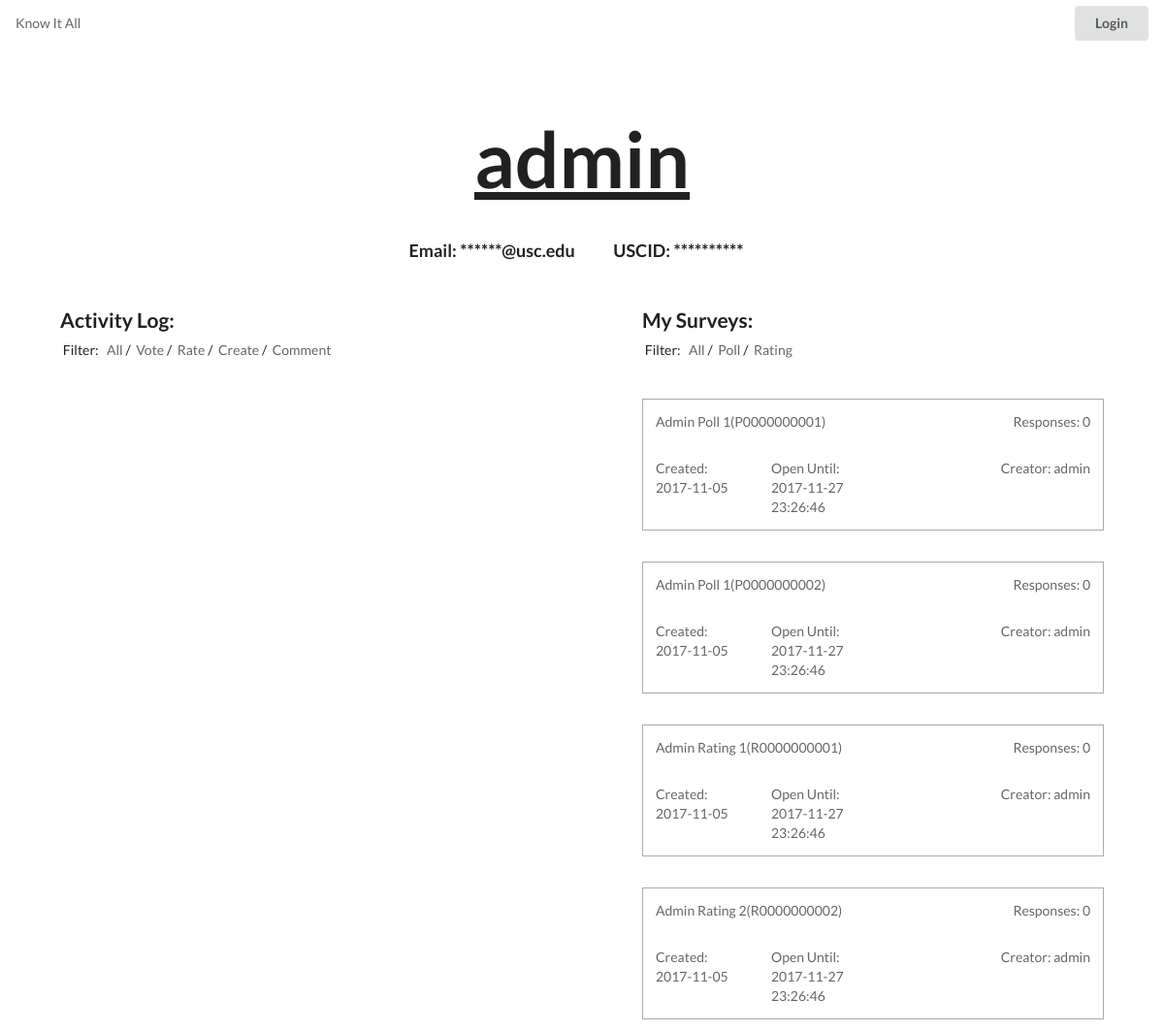
Page /www/knowitall/user.php?id=9999999999 on the committed database.
### tables this page shows
CREATE TABLE `user` (
  `user_id` varchar(45) NOT NULL,
  `usc_email` varchar(45) NOT NULL,
  `usc_id` varchar(45) NOT NULL,
  `password` varchar(100) NOT NULL,
  `user_name` varchar(45) NOT NULL
);

CREATE TABLE `survey` (
  `survey_id` varchar(45) NOT NULL,
  `survey_title` varchar(1000) NOT NULL,
  `user_id` varchar(45) NOT NULL,
  `rating_average` double NOT NULL,
  `create_time` varchar(45) DEFAULT NULL,
  `survey_tags` varchar(1000) NOT NULL,
  `voter_number` int(45) NOT NULL,
  `close_time` timestamp NOT NULL DEFAULT CURRENT_TIMESTAMP ON UPDATE CURRENT_TIMESTAMP
);

### www/knowitall/result-card.php (the view)
<li class="surveylink custom-pad-hor custom-pad-top">
	<a href="survey.php?id=<?php echo $srow['survey_id']; ?>">
	  <div class="ui grid">
	    <div class="twelve wide column"><?php echo $srow['survey_title']; ?>(<?php echo $srow['survey_id']; ?>)</div>
	    <div class="four wide column"><span class="float-right">Responses: <?php echo $srow['voter_number'] ?></span></div>
	    <div class="four wide column">Created: <?php echo $srow['create_time'] ?></div>
	    <div class="four wide column">Open Until: <?php echo $srow['close_time'] ?></div>
	    <div class="eight wide column"><span class="float-right">Creator: <?php echo $urow['user_name'] ?></span></div>
	  </div>
	</a>
</li>

### www/knowitall/user.php (shortened to what this page needs)
<?php
  include("database-connector.php");
  $uscid = "-99";
  if(isset($_GET['id'])){
    $uscid = $_GET['id'];
  }else{
    header("Location: login.php");
  }
  $sql = $conn->prepare("SELECT * FROM user WHERE user_id = ?;");
  $sql->bind_param('s', $uscid);
  $sql->execute();
  $ans = $sql->get_result();
  $urow = $ans->fetch_assoc();
?>
<!DOCTYPE html>
<html lang="en">
  <head>
    <?php include("all-css.php");?>
  </head>
  <body>
    <?php include("small-header.php") ?>
    <h1 class="custom-pad-hor"><u><?php echo $urow['user_name']; ?></u></h1>
    <h3 class="custom-pad-hor custom-pad-vert master-center">
      <span class="custom-margin-vert-small custom-margin-hor-tiny">Email:
        <?php
          if(isset($_SESSION['id']) && strcmp($uscid, $user) == 0){
            echo $urow['usc_email'];
          }else{
            echo "******@usc.edu";
          }
        ?>
       </span>
      <span class="custom-margin-vert-small custom-margin-hor-tiny">USCID:
        <?php
          if(isset($_SESSION['id']) && strcmp($uscid, $user) == 0){
            echo $urow['usc_id'];
          }else{
            echo "**********";
          }
        ?>
      </span><br>
    </h3>
    <div class="ui grid">
      <div class="equal width row">
        <ul class="column">
          <li class="row header custom-pad-hor"><h4>Activity Log:</h4></li>
          <li class="row header custom-pad-hor custom-pad-vert-small">
            <span class="custom-pad-hor-space">Filter:</span>
            <?php
              $filter2 = "";
            ?>
            <a class="disinline custom-pad-hor-space" href="user.php?id=<?php echo $uscid; echo "&filter2=".$filter2?>">All</a>/
            <a class="disinline custom-pad-hor-space" href="user.php?id=<?php echo $uscid; echo "&filter2=".$filter2?>&filter1=vote">Vote</a>/
            <a class="disinline custom-pad-hor-space" href="user.php?id=<?php echo $uscid; echo "&filter2=".$filter2?>&filter1=rate">Rate</a>/
            <a class="disinline custom-pad-hor-space" href="user.php?id=<?php echo $uscid; echo "&filter2=".$filter2?>&filter1=create">Create</a>/
            <a class="disinline custom-pad-hor-space" href="user.php?id=<?php echo $uscid; echo "&filter2=".$filter2?>&filter1=comment">Comment</a>
          </li>
        </ul>
        <ul class="column">
          <li class="row header custom-pad-hor"><h4>My Surveys:</h4></li>
          <li class="row header custom-pad-hor custom-pad-vert-small">
            <span class="custom-pad-hor-space">Filter:</span>
            <?php
              $filter1 = "";
            ?>
            <a class="disinline custom-pad-hor-space" href="user.php?id=<?php echo $uscid; echo "&filter1=".$filter1?>">All</a>/
            <a class="disinline custom-pad-hor-space" href="user.php?id=<?php echo $uscid; echo "&filter1=".$filter1?>&filter2=poll">Poll</a>/
            <a class="disinline custom-pad-hor-space" href="user.php?id=<?php echo $uscid; echo "&filter1=".$filter1?>&filter2=rating">Rating</a>
          <?php
            if(!empty($_GET['filter2'])){
              if(strcmp($_GET['filter2'], "poll") == 0){
                $sql = $conn->prepare("SELECT * FROM survey WHERE user_id = ? AND survey_id LIKE \"P%\";");
                $sql->bind_param('s', $uscid);
                $sql->execute();
                $ans2 = $sql->get_result();
              }else if(strcmp($_GET['filter2'], "rating") == 0){
                $sql = $conn->prepare("SELECT * FROM survey WHERE user_id = ? AND survey_id LIKE \"R%\";");
                $sql->bind_param('s', $uscid);
                $sql->execute();
                $ans2 = $sql->get_result();
              }else{
                $sql = $conn->prepare("SELECT * FROM survey WHERE user_id = ?;");
                $sql->bind_param('s', $uscid);
                $sql->execute();
                $ans2 = $sql->get_result();
              }
            }else{
              $sql = $conn->prepare("SELECT * FROM survey WHERE user_id = ?;");
              $sql->bind_param('s', $uscid);
              $sql->execute();
              $ans2 = $sql->get_result();
            }
            for($i = 0; $i < $ans2->num_rows; $i++){
              $srow = $ans2->fetch_assoc();
              include('result-card.php');
            }
          ?>
        </ul>
      </div>
    </div>
  </body>
</html>

### www/knowitall/style.css (style rules this page uses)
h1, h2 { margin: 0 auto; text-align: center; }
h1 { font-size: 10vh; padding-top: 8vh; }
h4 { font-size: 1.5rem !important; }
ul { list-style: none; padding: 0; margin: 14px }
a:not(.signup-link) { display: block; }
a { color: rgba(0, 0, 0, 0.6) }
.float-right { float: right }
.master-center { margin: 0 auto !important; text-align: center !important; }
.disinline { display: inline !important; }
.custom-pad-hor-space { padding: 0 0.2em !important; }
.custom-pad-hor { padding-left: 4vw !important; padding-right: 4vw !important; }
.custom-pad-vert-small { padding-top: 1vh !important; padding-bottom: 1vh !important; }
.custom-pad-vert { padding-top: 4vh !important; padding-bottom: 4vh !important; }
.custom-pad-top { padding-top: 4vh !important; }
.custom-margin-hor-tiny { margin-left: 1vw !important; margin-right: 2vw !important; }
.custom-margin-vert-small { margin-top: 4vh !important; margin-bottom: 4vh !important; }
.ui.grid { margin: 0; }
.ui.grid .row>.column { padding: 0 !important; }

### rows in the picture
user: user_name "admin"
survey: survey_title "Admin Poll 1", survey_id "P0000000001", voter_number "0", create_time "2017-11-05", close_time "2017-11-27 23:26:46", user.user_name "admin"
survey: survey_title "Admin Poll 1", survey_id "P0000000002", voter_number "0", create_time "2017-11-05", close_time "2017-11-27 23:26:46", user.user_name "admin"
survey: survey_title "Admin Rating 1", survey_id "R0000000001", voter_number "0", create_time "2017-11-05", close_time "2017-11-27 23:26:46", user.user_name "admin"
survey: survey_title "Admin Rating 2", survey_id "R0000000002", voter_number "0", create_time "2017-11-05", close_time "2017-11-27 23:26:46", user.user_name "admin"
